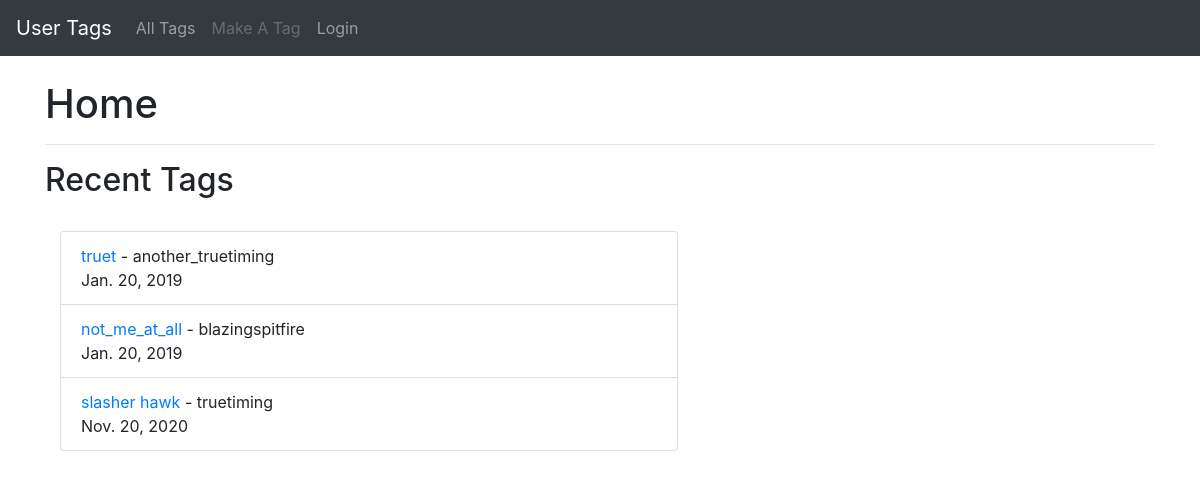
Before: / with the older database file.
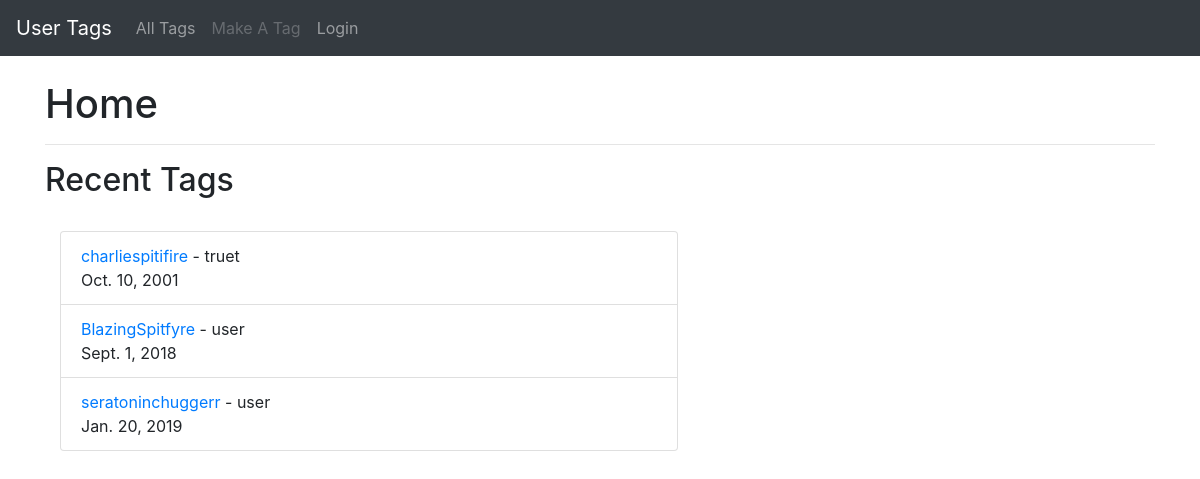
After: the same page with the newer database file.
### droptag/models.py (models this page shows, shortened)
class tag(models.Model):
    user = models.ForeignKey(User,
                        default = 1,
                        on_delete = models.CASCADE
                        )
    platform = models.CharField(
        default='STM',
        max_length=32,
        choices=PLATFORM_CHOICES)
    username = models.CharField(max_length=50)
    id_link = models.CharField(max_length=200, blank=True)
    time_met = models.DateField()
    note = models.TextField(blank=True)
    date_filled = models.DateTimeField(auto_now_add=True)

### droptag/views.py (the view)
# urls.py: 2. Add a URL to urlpatterns:  path('', Home.as_view(), name='home')
class Home(ListView):
    model = tag
    template_name = 'index.html'
    queryset = tag.objects.order_by('-date_filled')[0:3]

### droptag/templates/index.html
{% extends 'base.html' %}
{% block content %}
<h1>Home</h1>
<hr>
<h2>Recent Tags</h2><br/>
<div class="col-7">
    <ul class="list-group">
    {% for tag in object_list %}
        <li class="list-group-item"><a href="{% url 'tag_display' tag.pk %}">{{ tag.username }}</a> - {{ tag.user }}<br/>
        {{ tag.time_met }}</li>
    {% endfor %}
    </ul>
</div>
<br/>
{% endblock %}

Changed rows visible on the page:
removed tag: username "truet", user "another_truetiming", time_met "Jan. 20, 2019"
removed tag: username "not_me_at_all", user "blazingspitfire", time_met "Jan. 20, 2019"
removed tag: username "slasher hawk", user "truetiming", time_met "Nov. 20, 2020"
added tag: username "charliespitifire", user "truet", time_met "Oct. 10, 2001"
now on this page (row unchanged): tag: username "BlazingSpitfyre", user "user", time_met "Sept. 1, 2018"
now on this page (row unchanged): tag: username "seratoninchuggerr", user "user", time_met "Jan. 20, 2019"
